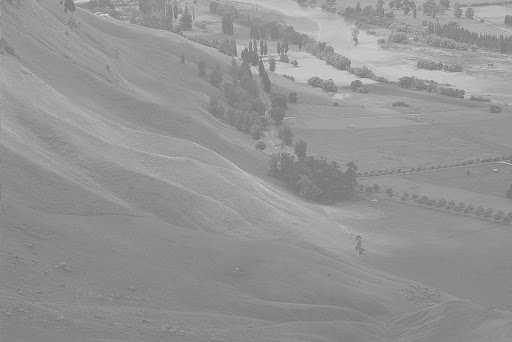
#> input picture data/wiki.jpg, 512 x 342 px
$ jupyter execute 6_histogram_equalization.ipynb
#> lines starting #> are read from the running program, lines starting #| are printed output that depends on the picture
# Exercise 6: Contrast stretching and histogram equalization

https://docs.opencv.org/4.5.1/d5/daf/tutorial_py_histogram_equalization.html

https://opencv-python-tutroals.readthedocs.io/en/latest/py_tutorials/py_imgproc/py_histograms/py_histogram_equalization/py_histogram_equalization.html#histogram-equalization

https://docs.opencv.org/4.5.1/d4/d1b/tutorial_histogram_equalization.html

In this exercise you will learn:
- The concepts of contrast stretching and histogram equalization to improve the contrast of an image.

As a first step, let's import the python modules we need.

[cell 1]
import cv2 as cv
import numpy as np
import matplotlib.pyplot as plt

## Contrast stretching

[Contrast Stretching](http://homepages.inf.ed.ac.uk/rbf/HIPR2/stretch.htm) is the same as linear image [Normalization](https://en.wikipedia.org/wiki/Normalization_(image_processing)).

The formula for normalizing a set of values $I$ to the interval $[0,1]$, producing the normalised set $I_{N}$ is:

$$
I_{N}=\frac{I-I_{Min}}{I_{Max}-I_{Min}}
$$

If we want another interval $[newMin, newMax]$ we can just apply a linear transformation to the formula above to get:

$$
I_{N}=\frac{I-I_{Min}}{I_{Max}-I_{Min}} * (newMax - newMin) + newMin
$$

This second formula is also called *Contrast Stretching* when $I$ is an image. In *Contrast Stretching* we want to convert an image $I$ with pixel values in the range $[I_{Min}, I_{Max}]$, to a new image $I_{N}$ with pixel values in the range $[newMin, newMax]$.

Finally, we also want to round the floating-point values to integers again, i.e.:

$$
I_{N}=round\left(\frac{I-I_{Min}}{I_{Max}-I_{Min}} * (newMax - newMin) + newMin\right)
$$

Let's try this on a fake 5x5 grayscale image below.

[cell 2]
# Create a fake 5x5 grayscale image, with values uniformly drawn from [100,150]
np.random.seed(42)
img = np.random.randint(100, 151, (5,5), dtype=np.uint8)

# Print the image
print(f'5x5 grayscale image:\n\n{img}')

# Print the current range for the pixel values in the image
print(f'\nRange: [{img.min()}, {img.max()}]')

# Let's apply contrast stretching (normalization) to our image
# so that the pixel values are "stretched" to the interval [0,255]
def normalize(img, new_range):
    current_min, current_max = img.min(), img.max()
    (new_min, new_max) = new_range
    img_norm = (img - current_min) / (current_max - current_min)
    img_norm = img_norm * new_max + new_min
    img_norm = np.around(img_norm)
    return img_norm.astype(np.uint8)
img_norm = normalize(img, [0,255])

# Print the normalised image
print(f'\nnormalized 5x5 grayscale image:\n\n{img_norm}')

# Print the new range for the pixel values in the normalized image
print(f'\nNew range: [{img_norm.min()}, {img_norm.max()}]')

# Let's plot the two images and compare them with each other
plt.figure(figsize=(10,5))
plt.subplot(1,2,1), plt.title('Original Image'), plt.xticks([]), plt.yticks([])
plt.imshow(img, cmap="gray", interpolation="bicubic")
plt.subplot(1,2,2), plt.title('Normalized Image'), plt.xticks([]), plt.yticks([])
plt.imshow(img_norm, cmap="gray", interpolation="bicubic");
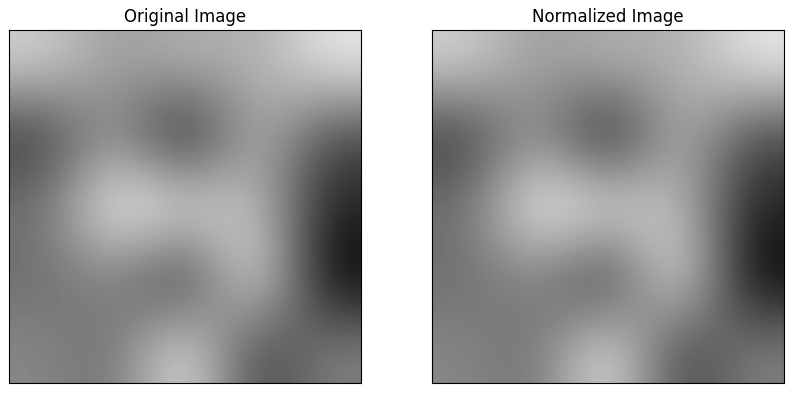
#> figure drawn by matplotlib, 2 panels

## Contrast stretching with OpenCV

We don't have to write our own normalization function, since OpenCV provides the `cv.normalize()` function.

`dst = cv.normalize(src, dst, alpha, beta, norm_type)`
- `src`: the source image to normalize.
- `dst`: the destination image (we can pass `None` here to obtain the destination image as the function's return value).
- `alpha`: the desired (new) minimum value.
- `beta`: the desired (new) maximum value.
- `norm_type`: the type of normalization desired (the value `cv.NORM_MINMAX` will give us normal contrast stretching).

[cell 3]
# Apply contrast stretching (normalization) to the image,
# using OpenCV's function, to obtain the new range [0, 255].
img_norm2 = cv.normalize(img, None, 0, 255, cv.NORM_MINMAX)

# Let's make sure our own function 'normalize(img, new_range)'
# gives the same result as OpenCV's 'cv.normalize()' function.
print(f'Both functions produce the same results: {np.all(img_norm == img_norm2)}')

## Histogram equalization

[Histogram equalization](https://en.wikipedia.org/wiki/Histogram_equalization) is a non-linear transformation (normalization) of an image's pixel values.

<p>

Consider an image whose pixel values are confined to some specific range of values. For example, a brighter image will have all pixels confined to high values. An image with good contrast will have pixel values across the entire available range (\[0,255\] for an 8-bit color channel or grayscale image). Therefore we can stretch a histogram so that it has values across the entire range of available values. This is what *Histogram Equalization* does, but in a non-linear way, compared to normal *Contrast Stretching*. This normally improves the contrast of an image, and usually gives a better result than normal contrast stretching.
</p>

Histogram equalization consists of the following steps:

1. Calculate the image's Histogram $\mathcal{H} (i) = n_{i}$.
2. Calculate the Cumulative Histogram (let's call this CDF) $\mathcal{H}'(j)=\sum_{0 \leq i<j} \mathcal{H} (i)$.
3. Normalize the Cumulative Histogram (CDF) to the interval $[newMin, newMax]$ ($[0,255]$ for an 8-bit color/grayscale channel) for all values > 0, giving us the normalized cumulative histogram (CDF) $\mathcal{H}'_{N}$.
4. Use the normalized Cumulative Histogram (CDF) to map the original pixel values to the equalized values: $equalized\_value = \mathcal{H}'_{N}(original\_value)$

## Example

<p>

Assume we have the 8-bit grayscale image with the values shown to the right.

1. The histogram for this image is shown in the table below (pixel values with zero count excluded).

|Value|Count|Value|Count|Value|Count|Value|Count|Value|Count|
|----:|----:|----:|----:|----:|----:|----:|----:|----:|----:|
|52|1|64|2|72|1|85|2|113|1|
|55|3|65|3|73|2|87|1|122|1|
|58|2|66|2|75|1|88|1|126|1|
|59|3|67|1|76|1|90|1|144|1|
|60|1|68|5|77|1|94|1|154|1|
|61|4|69|3|78|1|104|2|
|62|1|70|4|79|2|106|1|
|63|2|71|2|83|1|109|1|

2. The cululative histogram (CDF) is shown in the table below (non-contributing pixel values excluded).

|Value|Count|Value|Count|Value|Count|Value|Count|Value|Count|
|----:|----:|----:|----:|----:|----:|----:|----:|----:|----:|
|52| 1|64|19|72|40|85|51|113|60|
|55| 4|65|22|73|42|87|52|122|61|
|58| 6|66|24|75|43|88|53|126|62|
|59| 9|67|25|76|44|90|54|144|63|
|60|10|68|30|77|45|94|55|154|64|
|61|14|69|33|78|46|104|57|
|62|15|70|37|79|48|106|58|
|63|17|71|39|83|49|109|59|

3. Just as we normalized the pixel values for an image $I$ between a certain range $[newMin,newMax]$ in contrast stretching, we do the same normalization for the Cumuluative Histogram (CDF) in Histogram Equalization. In other words, we want to normalize the CDF to a certain range $[newMin,newMax]$ (not the image). The only exception is that we want to use the smallest non-zero CDF value instead of the minimum CDF value (in case this is zero) in the formula below, and we also want to round the final floating-point values to integers:

$$
CDF_{N}=round\left(\frac{CDF-CDF_{nonZeroMin}}{CDF_{Max}-CDF_{nonZeroMin}} * (newMax - newMin) + newMin\right)
$$

For an 8-bit color/grayscale channel we want to normalize the CDF to the interval $[newMin, newMax] = [0, 255]$. And in our example the smallest non-zero CDF value is $nonZeroMin = 1$ and the biggest value is $Max = 64$. Therefore, the formula becomes as below for our example:

$$
CDF_{N} = round\left( \frac{CDF-1}{64-1} * (255 - 0) + 0 \right) = round\left( \frac{CDF-1}{64-1} * 255 \right)
$$

If we apply this to the smallest non-zero CDF value (1) we get:

$$
CDF_{N} = round\left( \frac{1-1}{64-1} * 255 \right) = round(0) = 0
$$

If we apply this to the biggest CDF value (64) we get:

$$
CDF_{N} = round\left( \frac{64-1}{64-1} * 255 \right) = round(255) = 255
$$

**Note**: all zero (0) CDF values keep their zero values and should not be normalized by the formula. If we want to calculate the equalized histogram ourselves, we can use the two numpy functions
[np.ma.masked_equal()](https://numpy.org/doc/stable/reference/generated/numpy.ma.masked_equal.html) and [np.ma.filled()](https://numpy.org/doc/stable/reference/generated/numpy.ma.filled.html) to mask out zero (0) CDF values before the formula is applied, and respectively, to mask in the zero (0) values again after the formula has been applied.

The normalized cululative histogram (CDF) is shown in the table below (same previous values excluded).

|Value|Count|Value|Count|Value|Count|Value|Count|Value|Count|
|----:|----:|----:|----:|----:|----:|----:|----:|----:|----:|
|52| 0|64|73|72|158|85|202|113|239|
|55|12|65|85|73|166|87|206|122|243|
|58|20|66|93|75|170|88|210|126|247|
|59|32|67|97|76|174|90|215|144|251|
|60|36|68|117|77|178|94|219|154|255|
|61|53|69|130|78|182|104|227|
|62|57|70|146|79|190|106|231|
|63|65|71|154|83|194|109|235|

4. Finally, we can use the normalized cumulative histogram (CDF) to map the original pixel values to equalized values:

$$
equalized\_pixel\_value = CDF_{N}(original\_pixel\_value)
$$

</p>

[cell 4]
# Read image as grayscale
img = cv.imread('../data/wiki.jpg', 0)
#> img is the input picture: shape (342, 512); min 103, max 227, mean 148

# Step 1. Calculate the image's histogram
hist, bins = np.histogram(img.flatten(), 256, [0,256])
#> hist = 256 values, max 7129 at index 138, min 0 at index 0, mean 684; bins = 257 values from 0 to 256

# Step 2. Calculate the Cummulative Distribution Function (CDF),
# i.e. just compute a running sum of the histogram's bins.
cdf = hist.cumsum() # or cdf = np.cumsum(hist)
#> cdf = 256 values from 0 to 175104

# Scale the CDF so that it has the same max value as 'hist' (only needed for plotting)
cdf_scaled = cdf * float(hist.max()) / cdf.max()
#> cdf_scaled = 256 values from 0 to 7129

# Plot image
plt.figure(figsize=(16,5))
plt.subplot(121), plt.imshow(img, cmap="gray", interpolation="bicubic")
plt.title('Original Image'), plt.xticks([]), plt.yticks([])

# Plot histogram and scaled CDF
plt.subplot(122)
plt.plot(cdf_scaled, color = 'b')
plt.hist(img.flatten(),256,[0,256], color = 'r')
plt.xlim([0,256])
plt.title('Original histogram and CDF'),
plt.legend(('cdf','histogram'), loc = 'upper left')

plt.show()
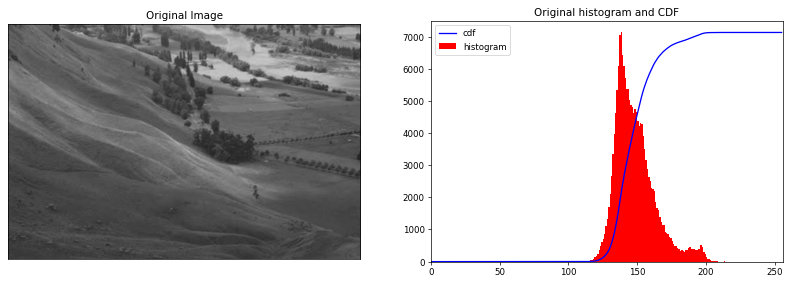
#> figure drawn by matplotlib, 2 panels; panel 2: tallest bar 7129 high, from x = 138 to 139; panel 2: curve peaks at x = 227, y = 7129

In the plot above, you can see that the histogram lies in the brighter region. We want to equalize the histogram so we use the full spectrum. For that, we need a transformation function that maps the input pixels in the brighter region to output pixels in the full region. That's what histogram equalization does for us.

We will mask out zero values from the original CDF using the numpy function:

`cdf_masked = np.ma.masked_equal(cdf, 0)`

Then we will normalize the masked CDF to the interval $[0, 255]$:

`cdf_masked_normalized = ( (cdf_masked - cdf_masked.min()) / (cdf_masked.max() - cdf_masked.min()) ) * 255`

Lastly, we will mask in the zero values again using the numpy function:

`cdf_normalized = np.ma.filled(cdf_masked_normalized, 0).astype('uint8')`

When we have the normalized CDF, we can transform the original pixel values to equalized pixel values:

`img_equalized = cdf_normalized[img]`

[cell 5]
# Step 3. Normalize the CDF

# First, mask out all zero values in the CDF
cdf_masked = np.ma.masked_equal(cdf, 0)

# Normalize the masked CDF
cdf_masked_normalized = ((cdf_masked - cdf_masked.min()) / (cdf_masked.max() - cdf_masked.min())) * 255

# Mask in the zero values again to obtain the final normalized CDF
cdf_normalized = np.ma.filled(cdf_masked_normalized, 0).astype('uint8')
#> cdf_normalized = 256 values from 0 to 255

# Step 4. Convert the original pixel values to equalized pixel values
img_equalized = cdf_normalized[img]
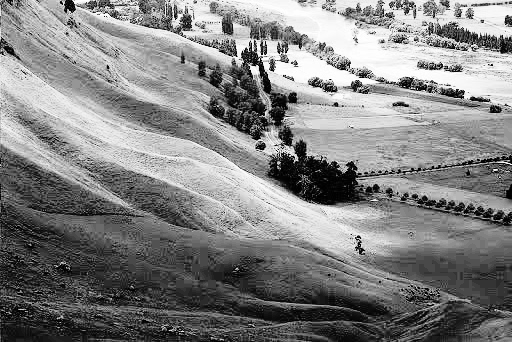
#> img_equalized: shape (342, 512); min 0, max 255, mean 129.9

Let's re-calculate and plot the histogram and CDF from the equalized values.

[cell 6]
# Calculate the image's equalized histogram
hist_equalized, bins = np.histogram(img_equalized.flatten(), 256, [0,256])
#> hist_equalized = 256 values, max 7129 at index 73, min 0 at index 6, mean 684

# Calculate the equalized Cumulative Distribution Function (CDF),
# i.e. just compute a running sum of the histogram's bins.
cdf_equalized = hist_equalized.cumsum() # or cdf = np.cumsum(hist_equalized)
#> cdf_equalized = 256 values from 584 to 175104

# Scale the CDF so that it has the same range (max value) as 'hist_equalized'
cdf_equalized_scaled = cdf_equalized * float(hist_equalized.max()) / cdf_equalized.max()
#> cdf_equalized_scaled = 256 values from 23.78 to 7129

# Plot image
plt.figure(figsize=(16,10))
plt.subplot(221), plt.imshow(img_equalized, cmap="gray", interpolation="bicubic")
plt.title('Equalized Image'), plt.xticks([]), plt.yticks([])

# Plot histogram and scaled CDF curve
plt.subplot(222)
plt.plot(cdf_equalized_scaled, color = 'b')
plt.hist(img_equalized.flatten(),256,[0,256], color = 'r')
plt.xlim([0,256])
plt.title('Equalised histogram and CDF'),
plt.legend(('cdf','histogram'), loc = 'upper left')

# Let's plot the original image again so we can compare it to the equalized image
plt.subplot(223), plt.imshow(img, cmap="gray", interpolation="bicubic")
plt.title('Original Image'), plt.xticks([]), plt.yticks([])

# Let's plot the original histogram and scaled CDF again
# so we can compare it to equalized histogram and scaled CDF
plt.subplot(224)
plt.plot(cdf_scaled, color = 'b')
plt.hist(img.flatten(),256,[0,256], color = 'r')
plt.xlim([0,256])
plt.title('Original histogram and CDF'),
plt.legend(('cdf','histogram'), loc = 'upper left')

plt.show()
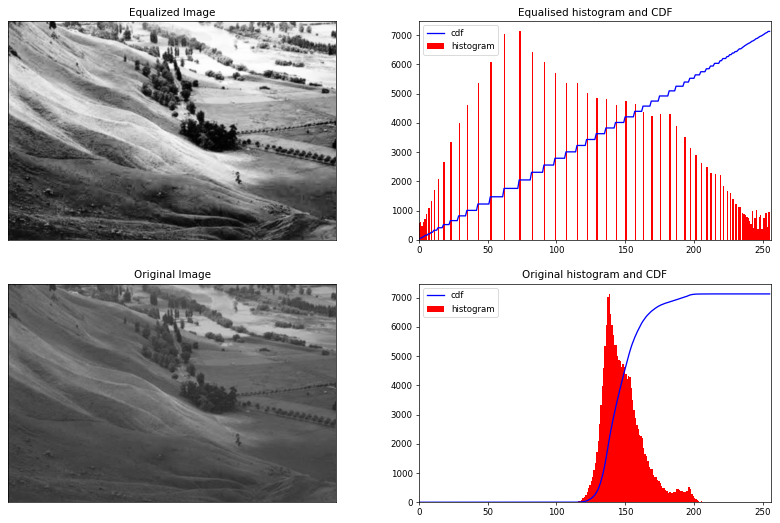
#> figure drawn by matplotlib, 4 panels; panel 2: tallest bar 7129 high, from x = 73 to 74; panel 2: curve peaks at x = 255, y = 7129; panel 4: tallest bar 7129 high, from x = 138 to 139; panel 4: curve peaks at x = 227, y = 7129

## Histogram equalization in OpenCV

Luckily, OpenCV has a built-in function `cv.equalizeHist()` to do histogram equalization for us. Its input is a grayscale image and its output is the histogram equalized image.

[cell 7]
# Read in an image as grayscale
img = cv.imread('../data/wiki.jpg', 0)

# Equalise the image
img_equalized = cv.equalizeHist(img)

# Plot the original image
plt.figure(figsize=(10,10))
plt.subplot(221), plt.imshow(img, cmap="gray", interpolation="bicubic")
plt.title('Original'), plt.xticks([]), plt.yticks([])

# Plot the equalized image
plt.subplot(222), plt.imshow(img_equalized, cmap="gray", interpolation="bicubic")
plt.title('Equalized'), plt.xticks([]), plt.yticks([])

plt.tight_layout(pad=1.0)
plt.show()
